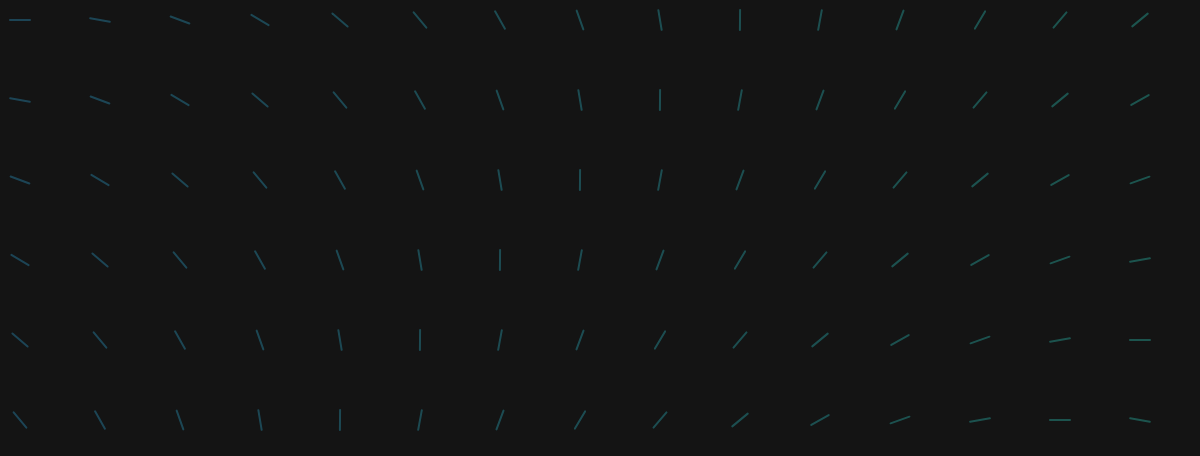
Frame 1 (no input)
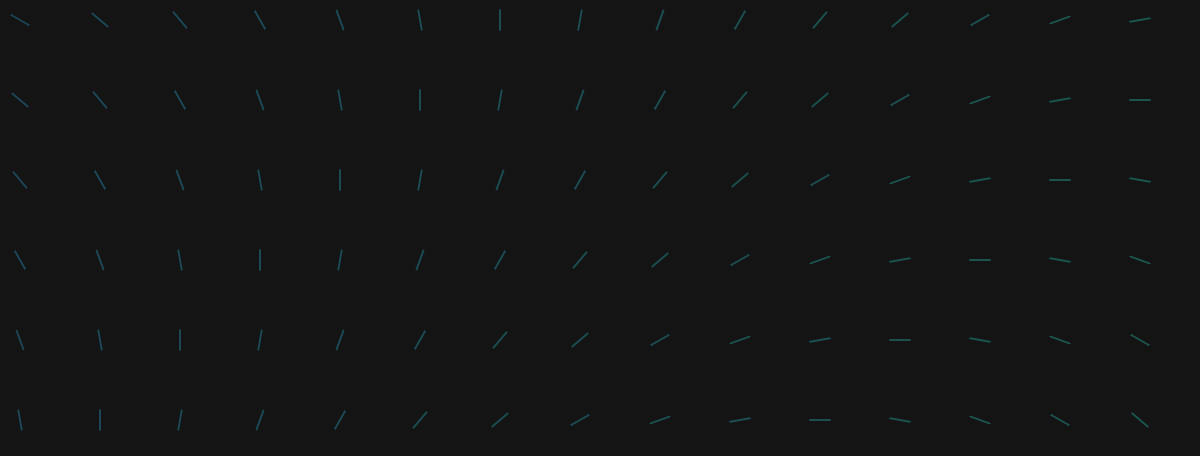
Frame 60 (no input)
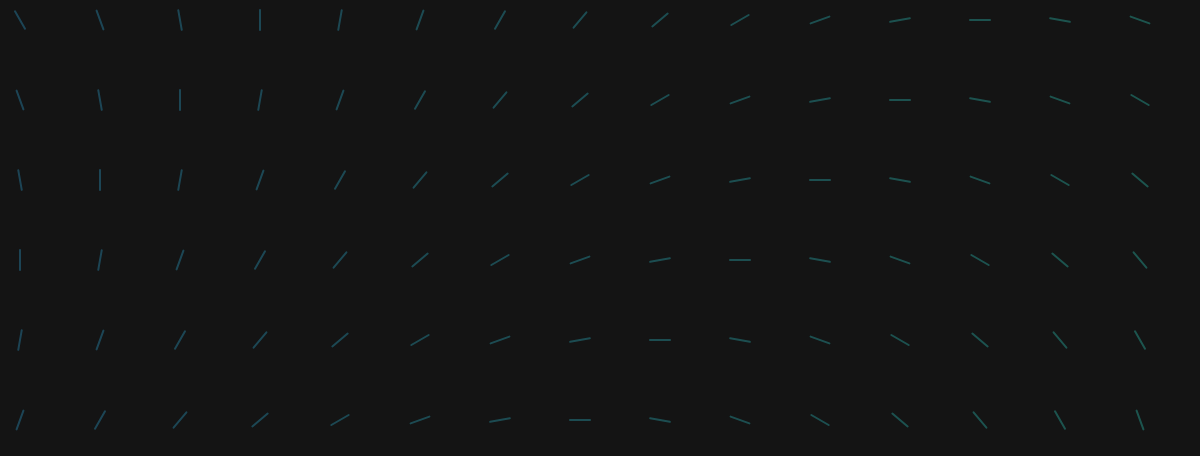
Frame 120 (the mouse pressed at the canvas centre since frame 60)

The p5.js sketch that drew these frames (run headless with seeded random() and noise() and a simulated clock; from frame 60 on, the mouse is pressed at the canvas centre):

// p5.js sketch
// ── sketch.js
var horizontalCount;
var verticalCount = 8;

var speed = 0.5;
var initialSpacing = 20;
var waveSize = 0;
var lineLength = 10;
var spacing = 80;

function setup() {
  createCanvas(windowWidth, 456);
  horizontalCount = round(width / spacing);
}

function draw() {
  background("#141414");
  strokeWeight(2);
  for (var i = 0; i <= horizontalCount; i += 1) {
    for (var j = 0; j <= verticalCount; j += 1) {
      push();

      var inter = map(i, 0, width, 0, spacing);
      var c = lerpColor(color("rgba(50, 182, 239, 0.3)"), color("rgba(50, 239, 213, 0.3)"), inter);
      stroke(c);

      var lineX = i*spacing + initialSpacing;
      var lineY = j*spacing + initialSpacing;

      var dx = mouseX - i*spacing;
      var dy = mouseY - j*spacing;
      var r = atan2(dy, dx);

      translate(i*spacing + initialSpacing, j*spacing + initialSpacing);
      rotate(radians(frameCount * speed + i * 10 + j * 10));
      // rotate(radians(frameCount * speed + i * 10 + j * 10) + r);
      translate(-i*spacing - initialSpacing, -j*spacing - initialSpacing);

      line(lineX - lineLength + waveSize, lineY, lineX + lineLength + waveSize, lineY);
      pop();
    }
  }
}

function windowResized() {
  horizontalCount = round(width / spacing);
  resizeCanvas(windowWidth, height);
}

// ── experiment.html
<html>
  <head>
    <script src="../../bower_components/p5.js/lib/p5.min.js"></script>
    <script src="sketch.js"></script>
    <style>
      body{
        padding: 0;
        margin: 0;
        overflow: hidden;
      }
    </style>
  </head>
  <body>
  </body>
</html>
